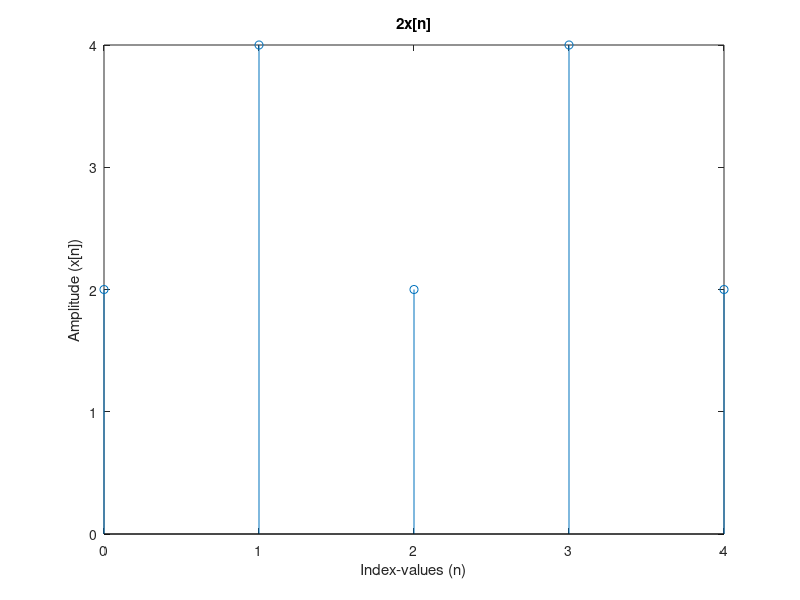
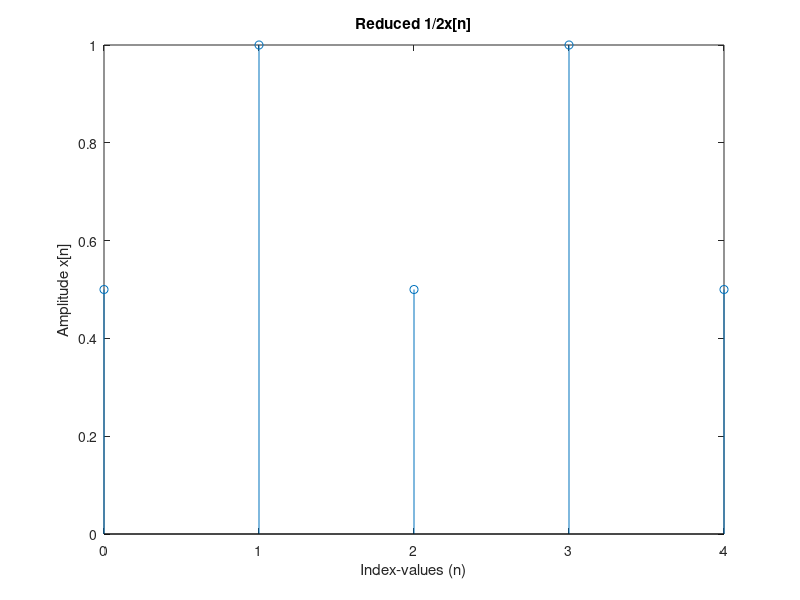
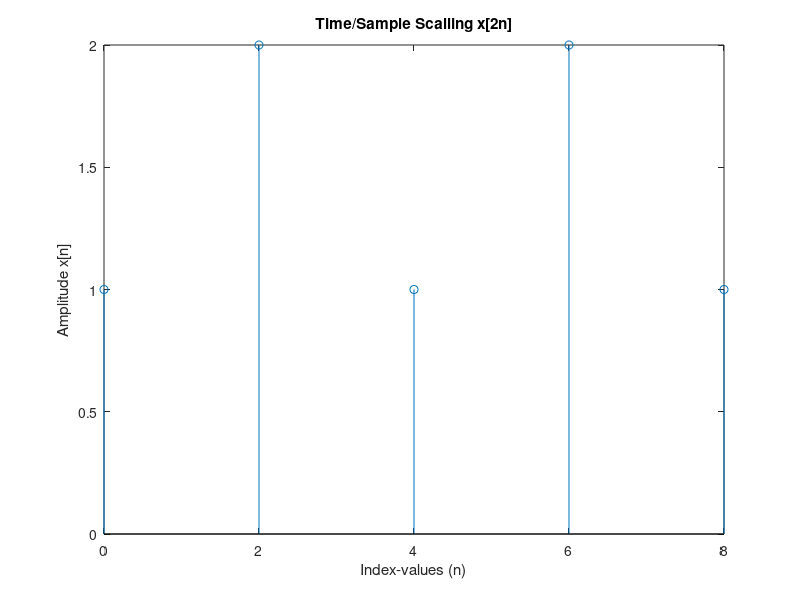
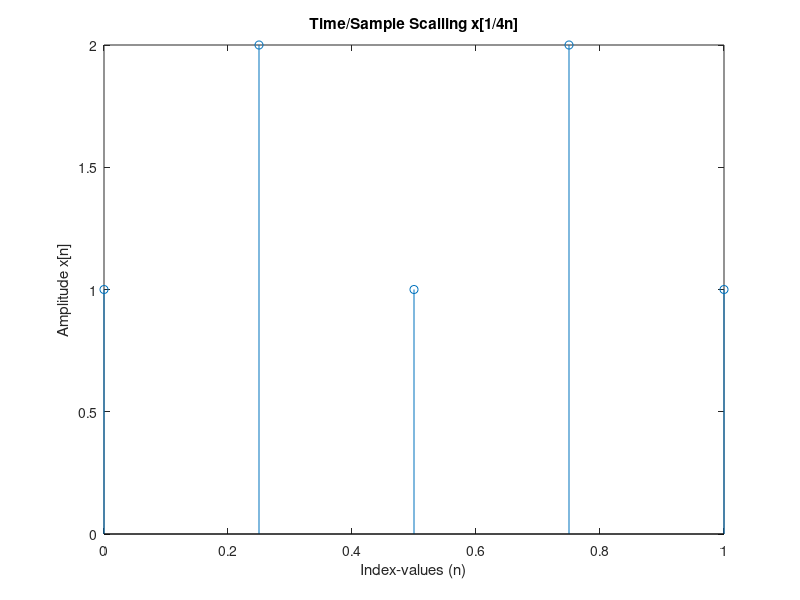

Reproduce these figures in MATLAB, in order. (Note: this script raises an error after producing the figures.)
y=[1 2 1 2 1];
x=0:1:4;
% 
% figure, stem(x, y, '-o');
% xlabel('X-axis'); ylabel('Y-ax is');
% title('Plot of Y vs X');
%% Aplification or Scalling the signal by factor of 2
y2=2.*y;

% % plot the figure at the same layout
figure, stem(x,y2); title('2x[n]'); 
xlabel('Index-values (n)'); ylabel('Amplitude (x[n])'); 
hold on;

%% Reduce the signal
y3=1/2.*y;

% plot the figure at the same layout
figure, stem(x,y3); title('Reduced 1/2x[n]');
xlabel('Index-values (n)'), ylabel('Amplitude x[n]');
hold on;

%% Signal Temporal scaling
% Change the time scaleing by a factor of 2 
x1=2.*x;
figure, stem(x1, y), title('Time/Sample Scalling x[2n]');
xlabel('Index-values (n)'), ylabel('Amplitude x[n]');
hold on;
 
%% Signal Temporal scaling: now by a factor of 1/4
x2= 1/4.*x;

figure, stem(x2, y), xlabel('Index-values (n)');
ylabel('Amplitude x[n]'), title('Time/Sample Scalling x[1/4n]');
hold on;

%% Time reversal 
[y3, x3]= sigfold(y,x);
figure, stem(x, y); % Original signal
xlabel('Index-values (n)'), ylabel('Amplitude x[n]');
title('Time Reversal/Refletion x[-n]');
hold on, stem(x3, y3); % Reversed signal 
%% Amplitude inversion/Reflexion and time reversal -x[-n] 
[y4, x4]=sigfold(y, x);
figure, stem(x, y); % Original signal
hold on, stem(x4, y4); % Reversed signal 
y5=y.*-1; % Amplitude inversion/refletion
stem(x,y5); hold on;

xlabel('Index-values (n)'), ylabel('Amplitude x[n]');
title('Time Reversal/Refletion -x[-n]');

%% Amplitude inversion/Reflexion and time reversal x[n]+x[-n]+(-x[-n]) 
[y4, x4]=sigfold(y, x);
figure, stem(x, y); % Original signal
hold on, stem(x4, y4); % Reversed signal 
y5=y.*-1; % Amplitude inversion/refletion
stem(x,y5); hold on;

yr=y4.*-1; % Amplitude inversion/refletion
stem(x4,yr); hold on;

xlabel('Index-values (n)'), ylabel('Amplitude x[n]');
title('Time Reversal/Refletion -x[-n]');

%%
% Cames faster then then the original event (signal)
%y[n+2]
% [y5, x5] = sigshift(y, x,-2);
% figure, stem(x5, y5);
% hold on
% stem(x, y) 
% 
% [x6, y6] = sigshif(x, y, 4);
% 
% hlold on 
% stem(x6, y6)

% y=[-n + 2] invert than shift

% [y7, n7] = sigfold (y,x) % y[-n]
% [y8, n8] = sigshift (y7,n7, -2)
% 
% figure, stem(n8, y8);

%% sig1 = -y[-n-2]
% [y7, n7]=sigfold(y, x);
% [y8, n8]=sigshift(y7, n7, 2);
% y8=y8.*-1;
% sig2 = 2y[n+1]
[y9, n9] = sigshift(y, x, -1);
y9=y9.*2; % Scalling
%% yfinal = sig1
% [lauri, iLauri] = sigadd(y8, n8, y9, n9)
% 
% figure, stem(iLauri, lauri);
% hold on;
%% Inversion fisrt sig1 2y[-n]
[y7, n7]=sigfold(y, x);
y7=y7.*2; % Scalling

% >>>>>>>>>>>>>>>>>>>>>>>>>>>>>>>>>>>>>>>>>>

% Sig1 2y[n]
y8=y.*2;
[yfinal, nfinal] = sigmult(y7, n7, y8, x); %implements y(n) = x1(n)*x2(n)
figure, stem(nfinal, yfinal);
xlabel('Index-values (n)');
ylabel('Amplitude (x[n])');
title('Sig1 2y[n]');
hold on;
%%
t=-2:0.01:2;

%Defnir o sinal continuo
x=sin(2*pi*t)

figure, plot(t,x);
title('Representação do Sinal Contínuo x(t) = sin(2\pi t)');
xlabel('Time (t)');
ylabel('Amplitude x(t)');
grid on;
